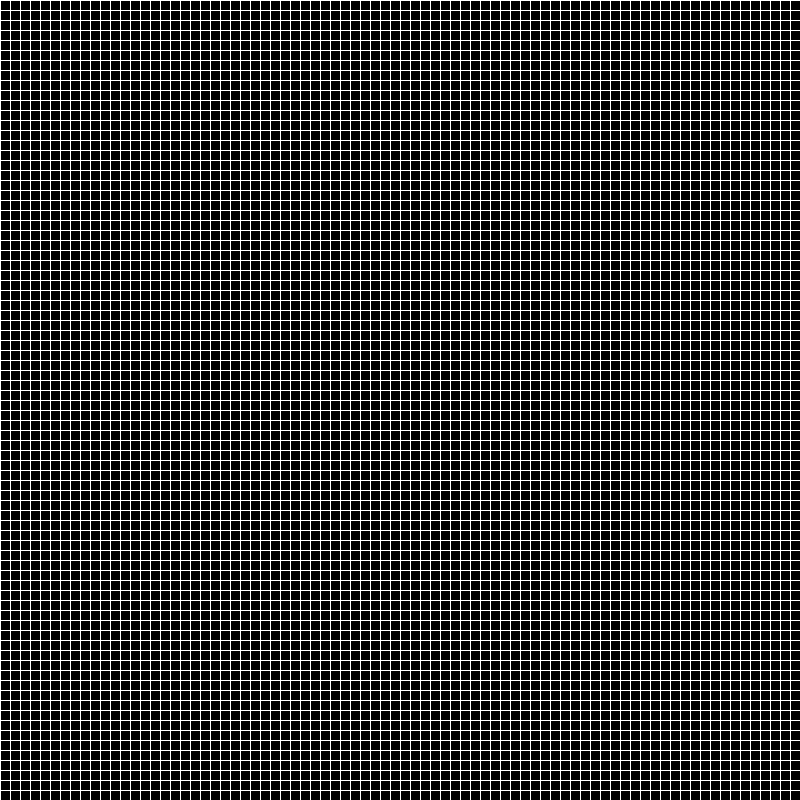
Frame 1 (no input)
Frame 60 (the mouse pressed at the canvas centre just before this capture): identical to frame 1, image omitted
Frame 120 (the mouse held since frame 60 and released just before this capture): identical to frame 1, image omitted

The Processing sketch that drew this single still picture (run headless with seeded random() and noise(); from frame 60 on, the mouse is pressed at the canvas centre):

// Processing sketch: life_game
// ── life_game.pde
boolean time_stop = true;
int f_rate = 1;
int num_horizontal;
int num_vertical;
boolean[][] state;
int generation;

void setup(){
  size(800, 800);
  num_vertical = height/10;
  num_horizontal = width/10;
  state = new boolean[num_horizontal][num_vertical];
  stroke(255);
  strokeWeight(1);
  background(0);
  fill(255);
  reset();
  frameRate(60);
}

 void draw() {
   if (!time_stop){
     if (true){
      calc();
      generation++;
     }
   } 
   render(); 
   println(generation);
}

/*
time on <==> off
*/
void time_control(){
  if (time_stop){
    time_stop = false;
  } else {
    time_stop = true;
  }
}

/*
initialize the state and graphics
*/
void reset(){
  background(0);
  for (float i = 0; i < width; i+=10){    
       line(i, 0 , i, height); 
     }
   for (float i = 0; i < height; i+=10){    
       line(0, i, width, i);
     }
   generation = 0;
   initialize_state();
}

/*
kill every cell
*/
void initialize_state(){
  for (int i = 0; i < num_horizontal; i++){    
    for (int j = 0; j < num_vertical; j++){    
       state[i][j] = false;
     } 
   }
}
/*
change the state of clicked or dragged cells 
*/

void mouseDragged() 
{ 
  try{
    int coordinate_x = mouseX / 10;
    int coordinate_y = mouseY / 10;
    
    if (state[coordinate_x][coordinate_y]){
      state[coordinate_x][coordinate_y] = false;
    } else {
      state[coordinate_x][coordinate_y] = true;
    }
  } catch(ArrayIndexOutOfBoundsException e){
    
  }
 }

void mouseClicked() 
{ 
  try{
    int coordinate_x = mouseX / 10;
    int coordinate_y = mouseY / 10;
    
    if (state[coordinate_x][coordinate_y]){
      state[coordinate_x][coordinate_y] = false;
    } else {
      state[coordinate_x][coordinate_y] = true;
    }
  } catch(ArrayIndexOutOfBoundsException e){
    
  }
 }

/*
reflect the current state to graphics
*/
void render(){
  for (int i = 0; i < num_horizontal; i++){    
    for (int j = 0; j < num_vertical; j++){     
      if (state[i][j] == true){
        fill(255);
        stroke(255);
        rect((i*10), (j*10), (i*10)+10, (j*10)+10);
        
      } else if (state[i][j] == false){
        fill(0);
        
        rect((i*10)+0, (j*10)+0, (i*10)+10, (j*10)+10);
      }
     } 
   }
}

/*
SPACE: time on <==> off
ENTER: reset
LEFT: speed down
RIGHT: speed up
*/
void keyPressed(){
  if (key == ' '){
     time_control(); 
   }
   if (key == ENTER){
     reset(); 
   }
   if (keyCode == LEFT){
     frameRate(--f_rate);
   }
   if (keyCode == RIGHT){
     frameRate(++f_rate);
   }
}
 
/*
calculates the state of next step
*/
 void calc(){
   boolean[][] state_tmp = new boolean[num_horizontal][num_vertical];
   for (int i = 0; i < num_horizontal; i++){    
    for (int j = 0; j < num_vertical; j++){
      state_tmp[i][j] = state[i][j];  
    }
   }
   for (int i = 0; i < num_horizontal; i++){    
    for (int j = 0; j < num_vertical; j++){     
      int count = 0;
      if (i == 0 && j == 0){
        count = int(state_tmp[i+1][j] == true)
        + int(state_tmp[i][j+1] == true)
        + int(state_tmp[i+1][j+1] == true);
      } else if (i == 0 && j == num_vertical-1){
        count = int(state_tmp[i+1][j] == true)
        + int(state_tmp[i][j-1] == true)
        + int(state_tmp[i+1][j-1] == true);  
      } else if (i == num_horizontal-1 && j == 0){
        count = int(state_tmp[i-1][j] == true)
        + int(state_tmp[i][j+1] == true)
        + int(state_tmp[i-1][j+1] == true);  
      } else if (i == num_horizontal-1 && j == num_vertical-1){
        count = int(state_tmp[i-1][j] == true)
        + int(state_tmp[i][j-1] == true)
        + int(state_tmp[i-1][j-1] == true);
      } else if (i == 0){
        count = int(state_tmp[i][j-1] == true)
        + int(state_tmp[i+1][j-1] == true)
        + int(state_tmp[i+1][j] == true)
        + int(state_tmp[i+1][j+1] == true)
        + int(state_tmp[i][j+1] == true);
      } else if (i == num_horizontal-1){
        count = int(state_tmp[i][j-1] == true)
        + int(state_tmp[i-1][j-1] == true)
        + int(state_tmp[i-1][j] == true)
        + int(state_tmp[i-1][j+1] == true)
        + int(state_tmp[i][j+1] == true);  
      } else if (j == 0){
        count = int(state_tmp[i-1][j] == true)
        + int(state_tmp[i-1][j+1] == true)
        + int(state_tmp[i][j+1] == true)
        + int(state_tmp[i+1][j+1] == true)
        + int(state_tmp[i+1][j] == true);  
      } else if (j == num_vertical-1){
        count = int(state_tmp[i-1][j] == true)
        + int(state_tmp[i-1][j-1] == true)
        + int(state_tmp[i][j-1] == true)
        + int(state_tmp[i+1][j-1] == true)
        + int(state_tmp[i+1][j] == true); 
      } else {
         count = int(state_tmp[i-1][j-1] == true)
        + int(state_tmp[i][j-1] == true)
        + int(state_tmp[i+1][j-1] == true)
        + int(state_tmp[i+1][j] == true)
        + int(state_tmp[i+1][j+1] == true)
        + int(state_tmp[i][j+1] == true)
        + int(state_tmp[i-1][j+1] == true)
        + int(state_tmp[i-1][j] == true);
      }
      
     if (state_tmp[i][j] == false && count == 3){
       state[i][j] = true; // birth
     }  else if (state_tmp[i][j] == true && count <= 1){
       state[i][j] = false; // isolation
     } else if (state_tmp[i][j] == true && count >= 4){
       state[i][j] = false; //overpopulation
     }
   } 
 }
 
}
 
